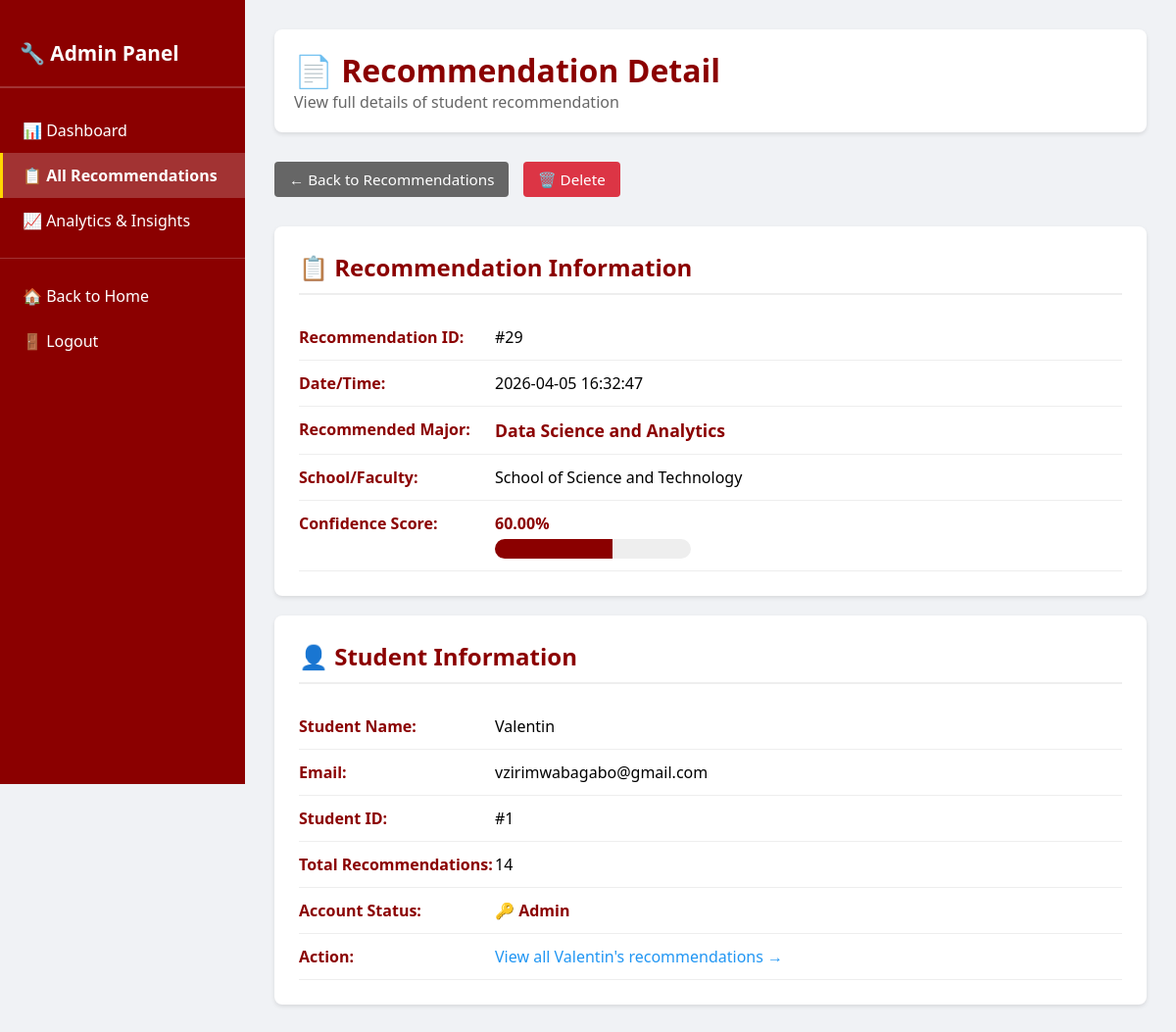
/admin/recommendation/29 (signed in), run on the app's committed database.
### app.py (models this page shows, shortened)
class Result(db.Model):
    id = db.Column(db.Integer, primary_key=True)
    major = db.Column(db.String(100), nullable=False)
    school = db.Column(db.String(100), nullable=False)
    confidence = db.Column(db.Float, nullable=False)
    timestamp = db.Column(db.DateTime, nullable=False, default=datetime.utcnow)
    user_id = db.Column(db.Integer, db.ForeignKey('user.id'), nullable=False)

class User(db.Model, UserMixin):
    id = db.Column(db.Integer, primary_key=True)
    username = db.Column(db.String(20), unique=True, nullable=False)
    email = db.Column(db.String(120), unique=True, nullable=False)
    password_hash = db.Column(db.String(60), nullable=False)
    is_admin = db.Column(db.Boolean, default=False)
    results = db.relationship('Result', backref='author', lazy=True)

### app.py (the view)
@app.route('/admin/recommendation/<int:rec_id>')
@login_required
def admin_view_recommendation(rec_id):
    if not current_user.is_admin:
        flash('Access Denied: Administrators only.', 'danger')
        return redirect(url_for('index'))
    result = Result.query.get_or_404(rec_id)
    user = User.query.get(result.user_id)
    return render_template('admin_rec_detail.html', result=result, student=user)

### app.py (called while the page is built)
@login_manager.user_loader
def load_user(user_id):
    return db.session.get(User, int(user_id))

### templates/admin_rec_detail.html (shortened to what this page needs)
<!DOCTYPE html>
<html lang="en">
<head>
</head>
<body>
<div class="admin-container">
    <div class="sidebar">
        <h2>🔧 Admin Panel</h2>
        <a href="{{ url_for('admin') }}" class="nav-item">📊 Dashboard</a>
        <a href="{{ url_for('admin_recommendations') }}" class="nav-item active">📋 All Recommendations</a>
        <a href="{{ url_for('admin_analytics') }}" class="nav-item">📈 Analytics & Insights</a>
        <hr style="border: none; border-top: 1px solid rgba(255,255,255,0.2); margin: 15px 0;">
        <a href="{{ url_for('index') }}" class="nav-item">🏠 Back to Home</a>
        <a href="{{ url_for('logout') }}" class="nav-item">🚪 Logout</a>
    </div>
    <div class="main-content">
        <div class="admin-header">
            <h1>📄 Recommendation Detail</h1>
            <p style="color: #666;">View full details of student recommendation</p>
        </div>
        <div class="actions">
            <a href="{{ url_for('admin_recommendations') }}" class="btn btn-back">← Back to Recommendations</a>
            <a href="{{ url_for('admin_delete_recommendation', rec_id=result.id) }}" class="btn btn-delete" onclick="return confirm('Delete this recommendation?')">🗑️ Delete</a>
        </div>
        <div class="content-section">
            <h2>📋 Recommendation Information</h2>
            <div class="detail-row">
                <strong>Recommendation ID:</strong>
                <span>#{{ result.id }}</span>
            </div>
            <div class="detail-row">
                <strong>Date/Time:</strong>
                <span>{{ result.timestamp.strftime('%Y-%m-%d %H:%M:%S') }}</span>
            </div>
            <div class="detail-row">
                <strong>Recommended Major:</strong>
                <span><strong style="color: #8B0000; font-size: 1.1em;">{{ result.major }}</strong></span>
            </div>
            <div class="detail-row">
                <strong>School/Faculty:</strong>
                <span>{{ result.school }}</span>
            </div>
            <div class="detail-row">
                <strong>Confidence Score:</strong>
                <span>
                    <strong>{{ "%.2f"|format(result.confidence) }}%</strong>
                    <div style="background: #eee; height: 20px; border-radius: 10px; margin-top: 5px; overflow: hidden; width: 200px;">
                        <div style="background: #8B0000; height: 100%; width: {{ result.confidence }}%; transition: width 0.3s;"></div>
                    </div>
                </span>
            </div>
        </div>
        <div class="content-section">
            <h2>👤 Student Information</h2>
            <div class="detail-row">
                <strong>Student Name:</strong>
                <span>{{ student.username }}</span>
            </div>
            <div class="detail-row">
                <strong>Email:</strong>
                <span>{{ student.email }}</span>
            </div>
            <div class="detail-row">
                <strong>Student ID:</strong>
                <span>#{{ student.id }}</span>
            </div>
            <div class="detail-row">
                <strong>Total Recommendations:</strong>
                <span>{{ student.results|length }}</span>
            </div>
            <div class="detail-row">
                <strong>Account Status:</strong>
                <span>
                    {% if student.is_admin %}
                        <span style="color: #8B0000; font-weight: bold;">🔑 Admin</span>
                    {% else %}
                        <span style="color: #666;">👤 Active Student</span>
                    {% endif %}
                </span>
            </div>
            <div class="detail-row">
                <strong>Action:</strong>
                <span>
                    <a href="{{ url_for('admin_user_history', user_id=student.id) }}" style="color: #2196f3; text-decoration: none; cursor: pointer;">View all {{ student.username }}'s recommendations →</a>
                </span>
            </div>
        </div>
    </div>
</div>
</body>
</html>

### templates/admin_rec_detail.html (style rules this page uses)
* { margin: 0; padding: 0; box-sizing: border-box; }
body { font-family: 'Segoe UI', sans-serif; background-color: #f0f2f5; }
.admin-container { display: flex; min-height: 100vh; }
.sidebar { width: 250px; background-color: #8B0000; color: white; padding: 20px 0; position: fixed; height: 100vh; overflow-y: auto; }
.sidebar h2 { padding: 20px; font-size: 1.3em; border-bottom: 2px solid rgba(255,255,255,0.2); margin-bottom: 20px; }
.nav-item { padding: 12px 20px; text-decoration: none; display: block; color: white; border-left: 3px solid transparent; transition: all 0.3s; }
.nav-item.active { background-color: rgba(255,255,255,0.2); border-left-color: #FFD700; font-weight: bold; }
.main-content { margin-left: 250px; padding: 30px; width: calc(100% - 250px); }
.admin-header { background: white; padding: 20px; border-radius: 8px; margin-bottom: 30px; box-shadow: 0 2px 4px rgba(0,0,0,0.1); }
.admin-header h1 { color: #8B0000; }
.content-section { background: white; padding: 25px; border-radius: 8px; box-shadow: 0 2px 4px rgba(0,0,0,0.1); margin-bottom: 20px; }
.content-section h2 { color: #8B0000; margin-bottom: 20px; padding-bottom: 10px; border-bottom: 2px solid #eee; }
.detail-row { display: flex; padding: 12px 0; border-bottom: 1px solid #eee; }
.detail-row strong { width: 200px; color: #8B0000; }
.detail-row span { flex: 1; }
.btn { padding: 8px 15px; border: none; border-radius: 4px; cursor: pointer; font-size: 0.95em; text-decoration: none; display: inline-block; margin-right: 10px; }
.btn-back { background-color: #666; color: white; }
.btn-delete { background-color: #dc3545; color: white; }
.actions { margin-bottom: 30px; }

### data on the page
Result: id "29", timestamp "2026-04-05 16:32:47", major "Data Science and Analytics", school "School of Science and Technology", confidence "60.00"
User: username "Valentin", email "vzirimwabagabo@gmail.com", id "1"

### other printed values
{{ student.results|length }} "14"
